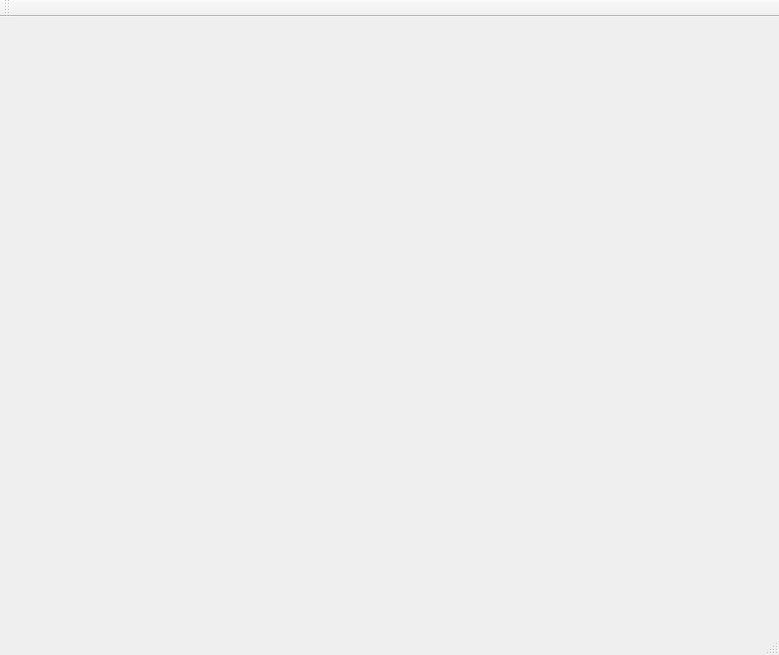
<?xml version="1.0" encoding="UTF-8"?>
<ui version="4.0">
 <class>AtlasXClass</class>
 <widget class="QMainWindow" name="AtlasXClass">
  <property name="geometry">
   <rect>
    <x>0</x>
    <y>0</y>
    <width>779</width>
    <height>655</height>
   </rect>
  </property>
  <property name="windowTitle">
   <string>AtlasX</string>
  </property>
  <widget class="QWidget" name="centralWidget">
   <widget class="QWidget" name="layoutWidget">
    <property name="geometry">
     <rect>
      <x>20</x>
      <y>30</y>
      <width>137</width>
      <height>26</height>
     </rect>
    </property>
    <layout class="QHBoxLayout" name="horizontalLayout"/>
   </widget>
  </widget>
  <widget class="QMenuBar" name="menuBar">
   <property name="geometry">
    <rect>
     <x>0</x>
     <y>0</y>
     <width>779</width>
     <height>21</height>
    </rect>
   </property>
  </widget>
  <widget class="QToolBar" name="mainToolBar">
   <attribute name="toolBarArea">
    <enum>TopToolBarArea</enum>
   </attribute>
   <attribute name="toolBarBreak">
    <bool>false</bool>
   </attribute>
  </widget>
  <widget class="QStatusBar" name="statusBar"/>
 </widget>
 <layoutdefault spacing="6" margin="11"/>
 <resources>
  <include location="AtlasX.qrc"/>
 </resources>
 <connections/>
</ui>
